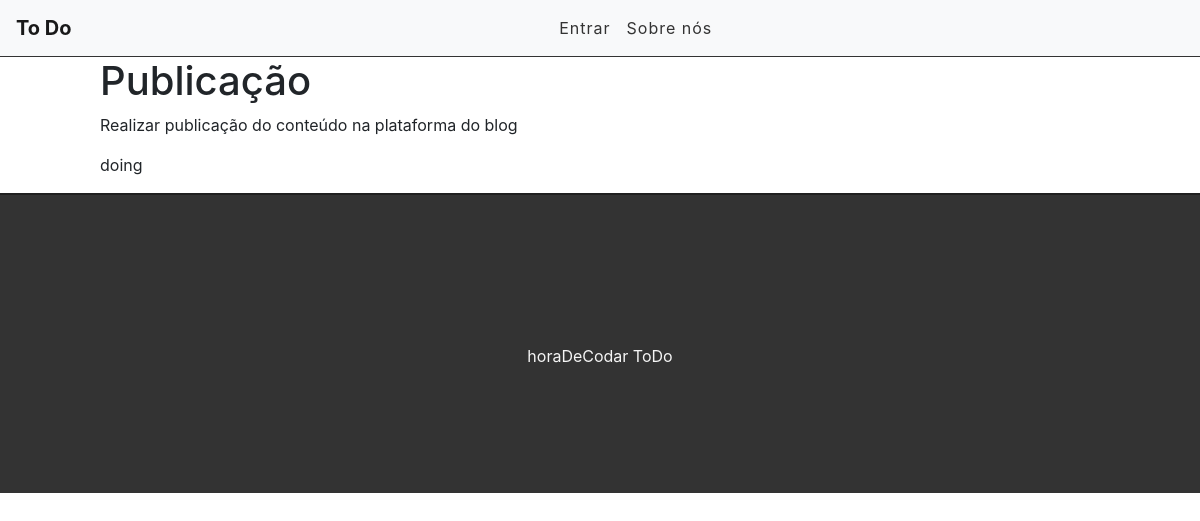
/task/5, run on the app's committed database.
### tasks/models.py (models this page shows, shortened)
class Task(models.Model):
  STATUS = (
    ('doing', 'Doing'),
    ('done', 'Done'),
    )
  title = models.CharField(max_length=255)
  description = models.TextField()
  done = models.CharField(
    max_length = 5,
    choices = STATUS,
  )
  created_at = models.DateTimeField(auto_now_add=True)
  updated_at = models.DateTimeField(auto_now=True)

### tasks/views.py (the view)
# urls.py: path('task/<int:id>', views.taskView, name='task-view'),
def taskView(request, id):
    task = get_object_or_404(Task, pk=id)
    return render(request, 'tasks/task.html', {'task': task})

### tasks/templates/tasks/task.html (shortened to what this page needs)
{% extends 'tasks/base.html' %}
{% block content %}
<div class="offset-1 col-10 list-div">
  <h1>{{task.title}}</h1>
  <p>{{task.description}}</p>
  <p>{{task.done}}</p>
</div>
{% endblock %}

### tasks/static/css/styles.css (style rules this page uses)
.list-div { padding: 0; }

### data on the page
Task: title "Publicação", description "Realizar publicação do conteúdo na plataforma do blog", done "doing"
